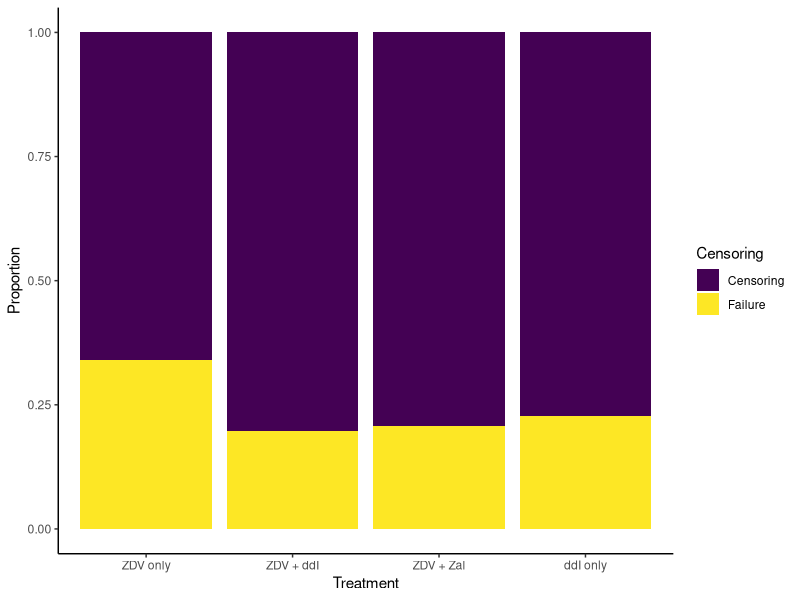
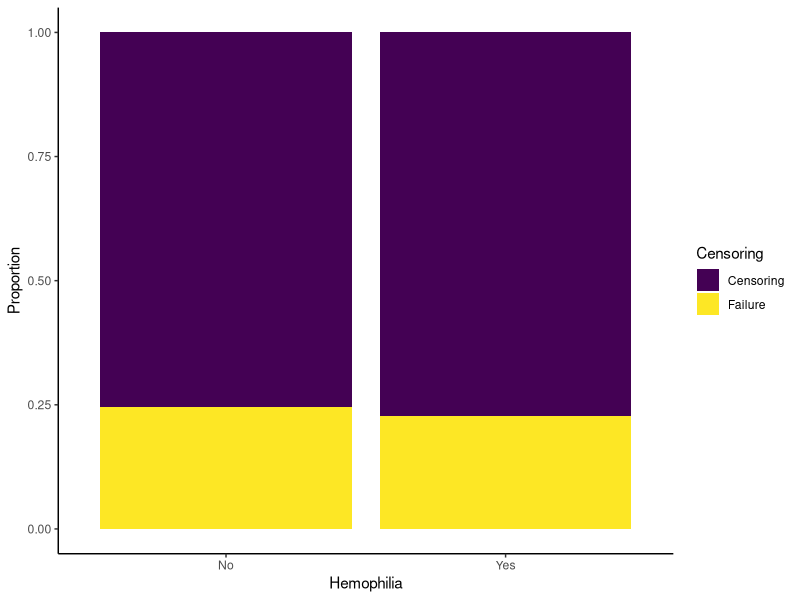
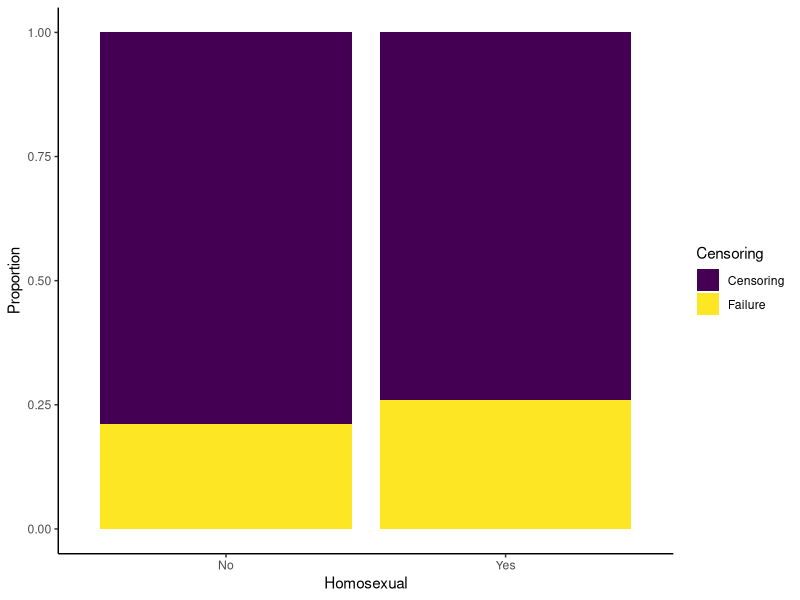
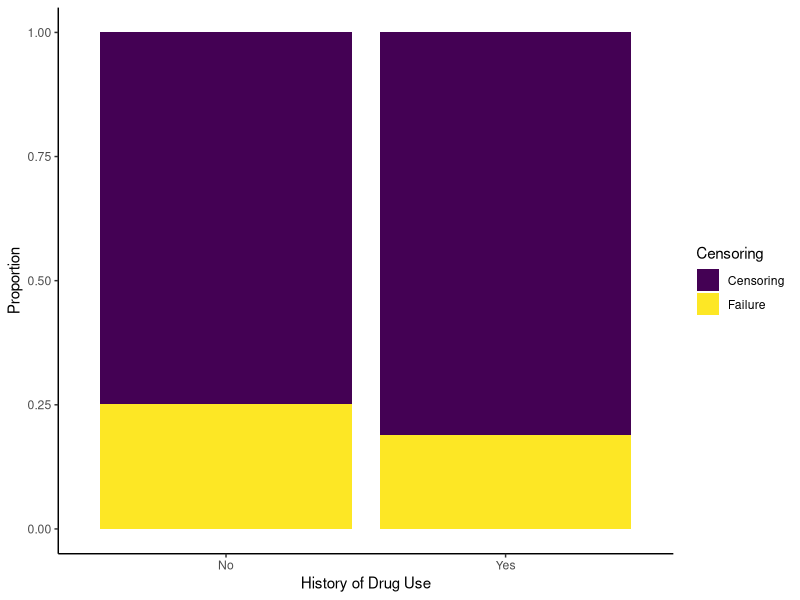

The R script that drew these images, in order:
## ---- chunk 1
library(tidyverse)
library(knitr)
library(viridis)
aids_df <- read_csv("data/aids.csv") %>%
  mutate(
    cid = factor(cid),
    trt = factor(trt, levels = 0:3, labels = c("ZDV only", "ZDV + ddI", "ZDV + Zal", "ddI only")),
    hemo = factor(hemo, levels = 0:1, labels = c("No", "Yes")),
    homo = factor(homo, levels = 0:1, labels = c("No", "Yes")),
    drugs = factor(drugs, levels = 0:1, labels = c("No", "Yes")),
    oprior = factor(oprior, levels = 0:1, labels = c("No", "Yes")),
    z30 = factor(z30, levels = 0:1, labels = c("No", "Yes")),
    zprior = factor(zprior, levels = 0:1, labels = c("No", "Yes")),
    race = factor(race, levels = 0:1, labels = c("White", "Non-white")),
    gender = factor(gender, levels = 0:1, labels = c("Female", "Male")),
    str2 = factor(str2, levels = 0:1, labels = c("Naive", "Experienced")),
    strat = factor(strat, levels = 1:3, labels = c("Antiretroviral Naive", "> 1 but <= 52 weeks of prior antiretroviral therapy", "> 52 weeks")),
    symptom = factor(symptom, levels = 0:1, labels = c("Asymptomatic", "Symptomatic")),
    treat = factor(treat, levels = 0:1, labels = c("ZDV only", "Others")),
    offtrt = factor(offtrt, levels = 0:1, labels = c("No", "Yes"))
  )
## ---- chunk 2
comp_bar <- function(x, xlab) {
  ggplot(data = aids_df, mapping = aes(x = .data[[x]], fill = cid)) +
    geom_bar(position = "fill") +
    scale_fill_viridis_d(labels = c("Censoring", "Failure")) +
    labs(x = xlab, y = "Proportion", fill = "Censoring") +
    theme_classic()
}
vars_to_plot = c("trt", "hemo", "homo", "drugs")
labels_to_plot <- c("Treatment", "Hemophilia", "Homosexual", "History of Drug Use")
map2(vars_to_plot, labels_to_plot, comp_bar)
